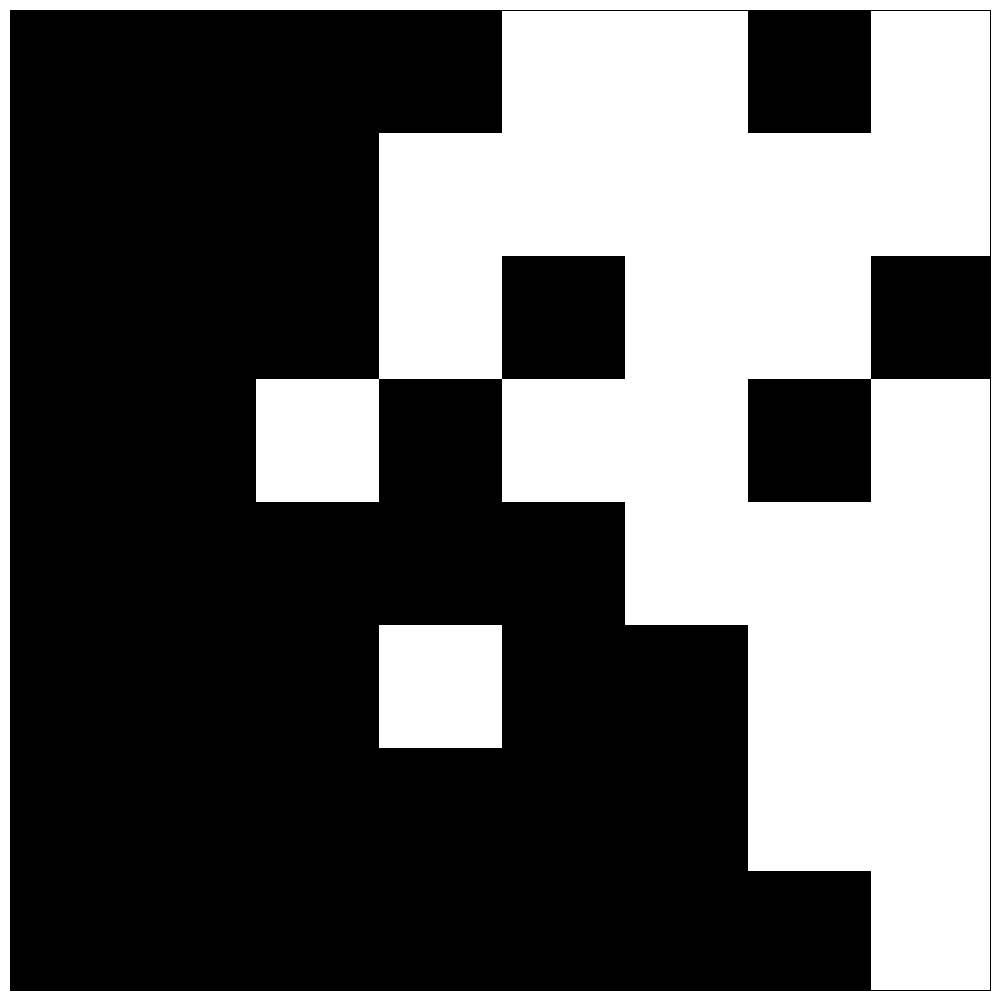
Frame 1 (no input)
Frame 60 (the mouse pressed at the canvas centre just before this capture): identical to frame 1, image omitted
Frame 120 (the mouse held since frame 60 and released just before this capture): identical to frame 1, image omitted

The Processing sketch that drew this single still picture (run headless with seeded random() and noise(); from frame 60 on, the mouse is pressed at the canvas centre):

// Processing sketch: sketch_27
// ── sketch_27.pde
 int size = 123;
 int bord = 10;
void setup(){
size(1000, 1000);

}


void draw(){
background(255);


noStroke();
fill(0);

//top row
for(int i = 10; i < size*4; i += size){
rect(i, 10, size, size);
}
rect(10+size*6, 10, size, size);

//row 2
for(int i = 10; i < size*3; i += size){
rect(i, 10+size, size, size);
}

//row 3
for(int i = 10; i < size*3; i += size){
rect(i, 10+size*2, size, size);
}
rect(bord+size*4, bord+size*2, size, size);
rect(bord+size*7, bord+size*2, size, size);


//row 4
for(int i = 10; i < size*2; i += size){
rect(i, bord+size*3, size, size);
}
rect(bord+size*3, bord+size*3, size, size);
rect(bord+ size*6, bord+size*3, size, size);


//row 5
for(int i = 10; i < size*5; i += size){
  rect(i, bord+size*4, size, size);
}

//row 6

for(int i = 10; i < size*3; i += size){
  rect(i, bord+size*5, size, size);
}
rect(bord+size*4, bord+size*5, size*2, size);

//row 7

for(int i = 10; i < size*6; i += size){
  rect(i, bord+size*6, size, size);
}


//row 8 
for(int i = 10; i < size*7; i += size){
rect(i, bord+size*7, size, size);
}





frame();

}



void frame() {
  int sz = 980;

  rectMode(CENTER);
  strokeWeight(50);
  stroke(255);
  noFill();
  rect(width/2, height/2, 1030, 1030);

  rectMode(CORNER);
  strokeWeight(1);
  stroke(0);
  noFill();
  rect(10, 10, sz, sz);
}
